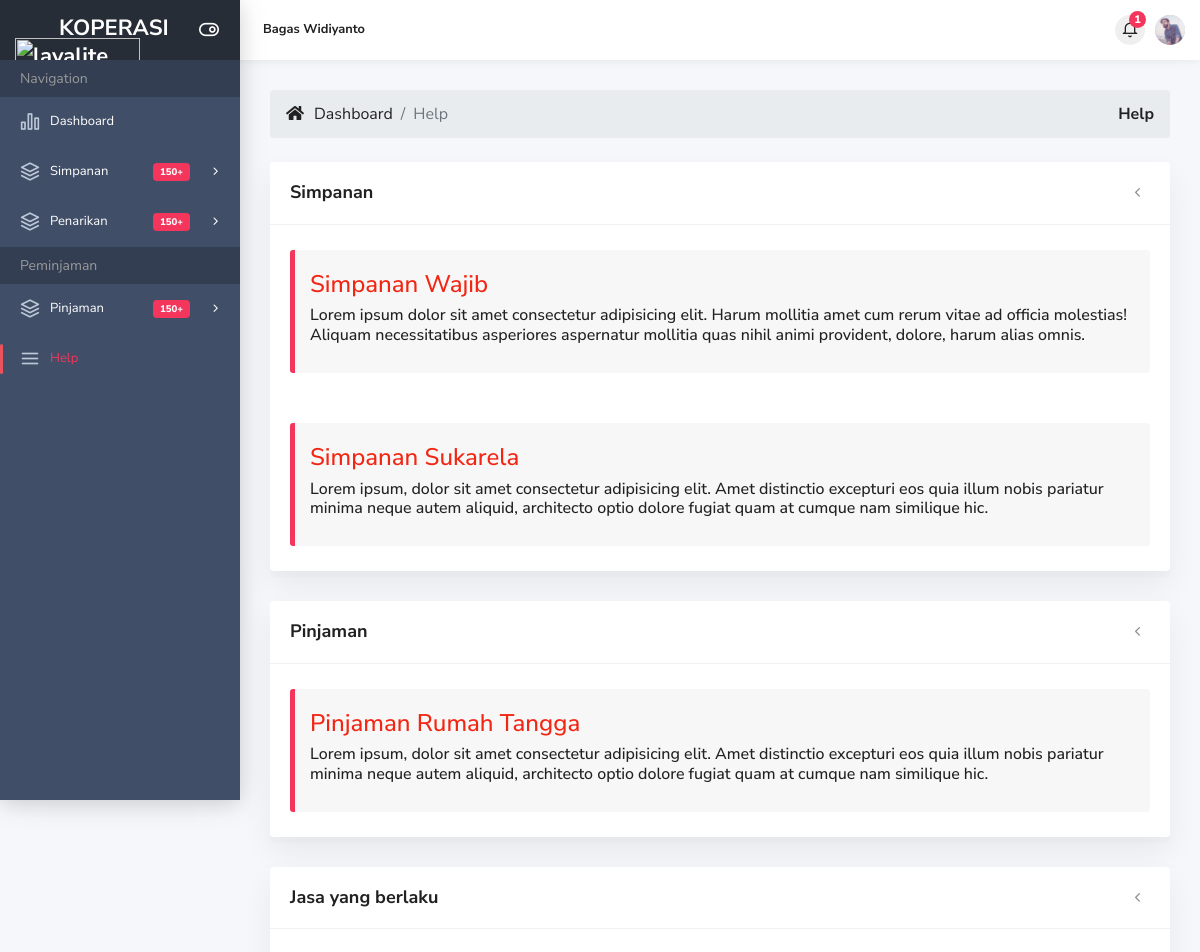
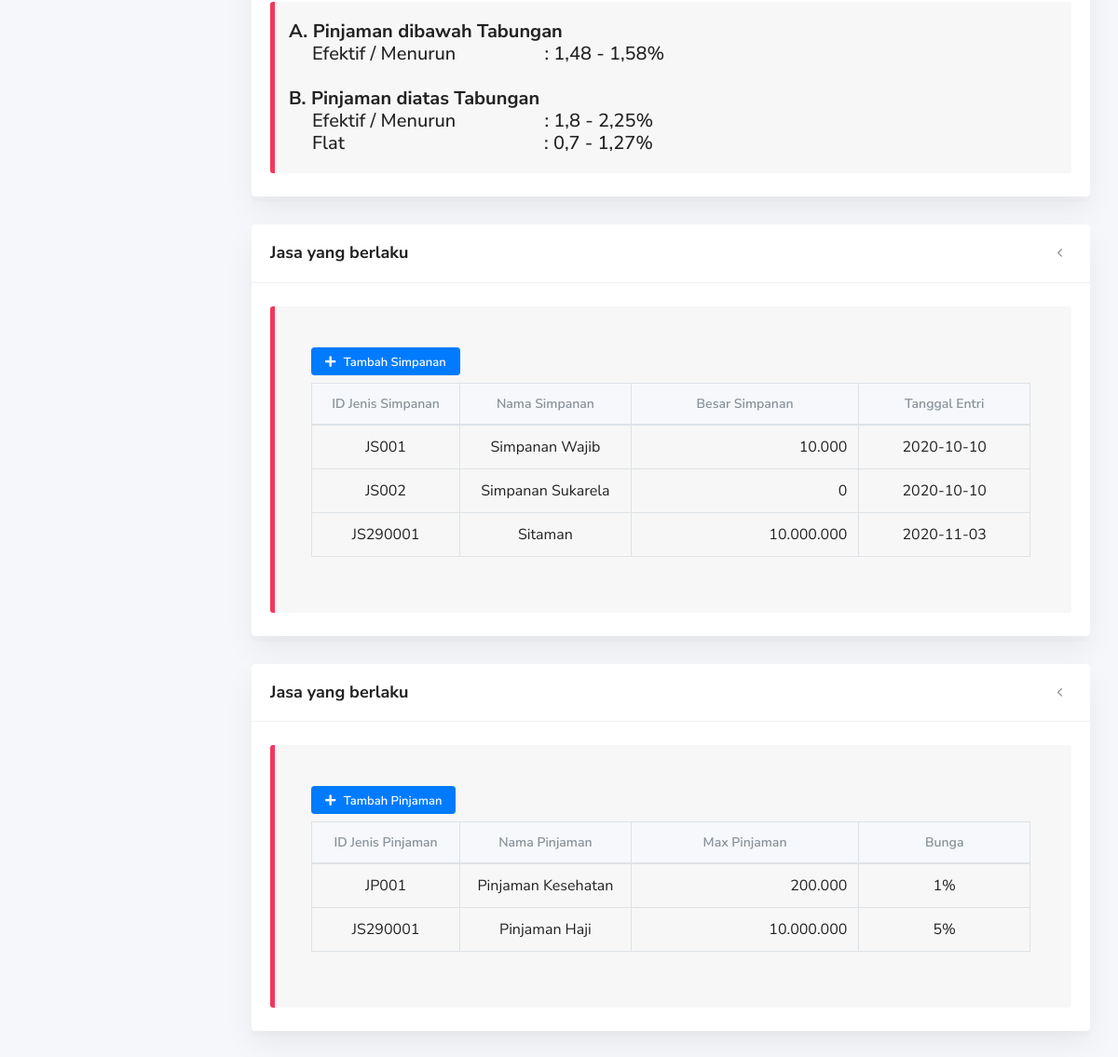
Screenshot of /help.php (signed in) with the database file from the repository (2 pictures, top to bottom).
### tables this page shows
CREATE TABLE `konfigurasi` (
  `ID_Konfigurasi` int(11) NOT NULL,
  `Nama_Konfigurasi` varchar(50) NOT NULL,
  `Isi_Konfigurasi` longtext NOT NULL,
  `Jenis_Konfigurasi` varchar(50) NOT NULL,
  `Tanggal_Ubah` varchar(50) NOT NULL
);

CREATE TABLE `jenis_simpanan` (
  `ID_Jenis_Simpanan` varchar(20) NOT NULL,
  `Nama_Simpanan` varchar(100) NOT NULL,
  `Besar_Simpanan` varchar(20) NOT NULL,
  `Tgl_Entri` varchar(20) NOT NULL
);

CREATE TABLE `jenis_pinjaman` (
  `ID_Jenis_Pinjaman` varchar(20) NOT NULL,
  `Nama_Pinjaman` varchar(100) NOT NULL,
  `Max_Pinjaman` varchar(20) NOT NULL,
  `Bunga` varchar(20) NOT NULL
);

### help.php (the view, shortened to what this page needs)
<?php include 'header.php'; ?>
<?php
function rupiah($angka)
{
    $hasil_rupiah = "" . number_format($angka, 0, '', '.');
    return $hasil_rupiah;
}
?>
<div class="main-content">
    <div class="container-fluid">
        <ol class="breadcrumb mb-4" style="font-size: 16px">
            <li><i class="fa fa-home" aria-hidden="true"></i></li>
            <li class="breadcrumb-item" style="margin-left: 10px"><a href="index.php">Dashboard</a></li>
            <li class="breadcrumb-item no-drop active">Help</li>
            <li class="ml-auto active font-weight-bold">Help</li>
        </ol>
        <div class="row">
            <div class="col-md-12">
                <div class="card task-board">
                    <div class="card-header">
                        <h3><strong>Simpanan</strong></h3>
                        <div class="card-header-right">
                            <ul class="list-unstyled card-option">
                                <li><i class="ik ik-chevron-left action-toggle" data-toggle="tooltip" data-placement="top" title="Geser"></i></li>
                            </ul>
                        </div>
                    </div>
                    <?php
                    $sql_s = mysqli_query($konek, "SELECT * FROM konfigurasi WHERE Jenis_Konfigurasi='Simpanan'");
                    while ($k_s  = mysqli_fetch_array($sql_s)) { ?>
                        <div class="card-body todo-task">
                            <div class="dd" data-plugin="nestable">
                                <ol class="dd-list">
                                    <li class="dd-item" data-id="1">
                                        <div class="dd-handle">
                                            <h4 class="text-red"><?= $k_s['Nama_Konfigurasi']; ?></h4>
                                            <h6><?= $k_s['Isi_Konfigurasi']; ?></h6>
                                        </div>
                                    </li>
                                </ol>
                            </div>
                        </div>
                    <?php } ?>
                </div>
            </div>
            <div class="col-md-12">
                <div class="card task-board">
                    <div class="card-header">
                        <h3><strong>Pinjaman</strong></h3>
                        <div class="card-header-right">
                            <ul class="list-unstyled card-option">
                                <li><i class="ik ik-chevron-left action-toggle" data-toggle="tooltip" data-placement="top" title="Geser"></i></li>
                            </ul>
                        </div>
                    </div>
                    <?php
                    $sql_s = mysqli_query($konek, "SELECT * FROM konfigurasi WHERE Jenis_Konfigurasi='Pinjaman'");
                    while ($k_p  = mysqli_fetch_array($sql_s)) { ?>
                        <div class="card-body todo-task">
                            <div class="dd" data-plugin="nestable">
                                <ol class="dd-list">
                                    <li class="dd-item" data-id="1">
                                        <div class="dd-handle">
                                            <h4 class="text-red"><?= $k_p['Nama_Konfigurasi']; ?></h4>
                                            <h6><?= $k_p['Isi_Konfigurasi']; ?></h6>
                                        </div>
                                    </li>
                                </ol>
                            </div>
                        </div>
                    <?php } ?>
                </div>
            </div>
            <div class="col-md-12">
                <div class="card task-board">
                    <div class="card-header">
                        <h3><strong>Jasa yang berlaku</strong></h3>
                        <div class="card-header-right">
                            <ul class="list-unstyled card-option">
                                <li><i class="ik ik-chevron-left action-toggle" data-toggle="tooltip" data-placement="top" title="Geser"></i></li>
                            </ul>
                        </div>
                    </div>
                    <div class="card-body todo-task">
                        <div class="dd" data-plugin="nestable">
                            <ol class="dd-list">
                                <li class="dd-item" data-id="1">
                                    <div class="dd-handle h5">
                                        <span><strong>A. Pinjaman dibawah Tabungan</strong></span> <br>
                                        <span style="margin-left: 25px">Efektif / Menurun
                                            <span style="margin-left: 90px">: 1,48 - 1,58%</span>
                                        </span><br><br>
                                        <span><strong>B. Pinjaman diatas Tabungan</strong></span> <br>
                                        <span style="margin-left: 25px">Efektif / Menurun
                                            <span style="margin-left: 90px">: 1,8 - 2,25%</span>
                                        </span><br>
                                        <span style="margin-left: 25px">Flat
                                            <span style="margin-left: 209px">: 0,7 - 1,27%</span>
                                        </span>
                                    </div>
                                </li>
                            </ol>
                        </div>
                    </div>
                </div>
            </div>
            <div class="col-md-12">
                <div class="card task-board">
                    <div class="card-header">
                        <h3><strong>Jasa yang berlaku</strong></h3>
                        <div class="card-header-right">
                            <ul class="list-unstyled card-option">
                                <li><i class="ik ik-chevron-left action-toggle" data-toggle="tooltip" data-placement="top" title="Geser"></i></li>
                            </ul>
                        </div>
                    </div>
                    <div class="card-body todo-task">
                        <div class="dd" data-plugin="nestable">
                            <div class="dd-handle h5">
                                <div class="dt-responsive p-4">
                                    <table class="table table-bordered display nowrap fixed" style="font-size: 16px;">
                                        <a href="tambah_jenis_simpanan.php" class="mb-2 btn btn-primary btn-sm"><i class="fa fa-plus" aria-hidden="true"></i> Tambah Simpanan</a>
                                        <col width="130px">
                                        <col width="150px">
                                        <col width="130px">
                                        <col width="150px">
                                        <thead>
                                            <tr align="center">
                                                <th>ID Jenis Simpanan</th>
                                                <th>Nama Simpanan</th>
                                                <th>Besar Simpanan</th>
                                                <th>Tanggal Entri</th>
                                            </tr>
                                        </thead>
                                        <tbody>
                                            <?php
                                            $sql = mysqli_query($konek, "SELECT * FROM jenis_simpanan ORDER BY ID_Jenis_Simpanan ASC");
                                            while ($s = mysqli_fetch_array($sql)) {
                                            ?>
                                                <tr>
                                                    <td align="center"><?= $s["ID_Jenis_Simpanan"]; ?></td>
                                                    <td align="center"><?= $s["Nama_Simpanan"]; ?></td>
                                                    <td width="200px" align="right"><?= rupiah($s["Besar_Simpanan"]); ?></td>
                                                    <td align="center"><?= $s["Tgl_Entri"]; ?></td>
                                                </tr>
                                            <?php
                                            }
                                            ?>
                                        </tbody>
                                    </table>
                                </div>
                            </div>
                        </div>
                    </div>
                </div>
            </div>
            <div class="col-md-12">
                <div class="card task-board">
                    <div class="card-header">
                        <h3><strong>Jasa yang berlaku</strong></h3>
                        <div class="card-header-right">
                            <ul class="list-unstyled card-option">
                                <li><i class="ik ik-chevron-left action-toggle" data-toggle="tooltip" data-placement="top" title="Geser"></i></li>
                            </ul>
                        </div>
                    </div>
                    <div class="card-body todo-task">
                        <div class="dd" data-plugin="nestable">
                            <div class="dd-handle h5">
                                <div class="dt-responsive p-4">
                                    <table class="table table-bordered display nowrap fixed" style="font-size: 16px;">
                                        <a href="tambah_jenis_pinjaman.php" class="mb-2 btn btn-primary btn-sm"><i class="fa fa-plus" aria-hidden="true"></i> Tambah Pinjaman</a>
                                        <col width="130px">
                                        <col width="150px">
                                        <col width="130px">
                                        <col width="150px">
                                        <thead>
                                            <tr align="center">
                                                <th>ID Jenis Pinjaman</th>
                                                <th>Nama Pinjaman</th>
                                                <th>Max Pinjaman</th>
                                                <th>Bunga</th>
                                            </tr>
                                        </thead>
                                        <tbody>
                                            <?php
                                            $sql = mysqli_query($konek, "SELECT * FROM jenis_pinjaman ORDER BY ID_Jenis_Pinjaman ASC");
                                            while ($p = mysqli_fetch_array($sql)) {
                                            ?>
                                                <tr>
                                                    <td align="center"><?= $p["ID_Jenis_Pinjaman"]; ?></td>
                                                    <td align="center"><?= $p["Nama_Pinjaman"]; ?></td>
                                                    <td width="200px" align="right"><?= rupiah($p["Max_Pinjaman"]); ?></td>
                                                    <td align="center"><?= $p["Bunga"]; ?>%</td>
                                                </tr>
                                            <?php
                                            }
                                            ?>
                                        </tbody>
                                    </table>
                                </div>
                            </div>
                        </div>
                    </div>
                </div>
            </div>
        </div>
    </div>
</div>
</div>
</div>
<?php include 'footer.php'; ?>

### rows the page displays
konfigurasi: Nama_Konfigurasi "Simpanan Wajib", Isi_Konfigurasi "Lorem ipsum dolor sit amet consectetur adipisicing elit. Harum mollitia amet cum rerum vitae ad officia molestias! Aliquam necessitatibus asperiores aspernatur mollitia quas nihil animi provident, dolore, harum alias omnis."
konfigurasi: Nama_Konfigurasi "Simpanan Sukarela", Isi_Konfigurasi "Lorem ipsum, dolor sit amet consectetur adipisicing elit. Amet distinctio excepturi eos quia illum nobis pariatur minima neque autem aliquid, architecto optio dolore fugiat quam at cumque nam similique hic."
konfigurasi: Nama_Konfigurasi "Pinjaman Rumah Tangga", Isi_Konfigurasi "Lorem ipsum, dolor sit amet consectetur adipisicing elit. Amet distinctio excepturi eos quia illum nobis pariatur minima neque autem aliquid, architecto optio dolore fugiat quam at cumque nam similique hic."
jenis_simpanan: ID_Jenis_Simpanan "JS001", Nama_Simpanan "Simpanan Wajib", Besar_Simpanan "10.000", Tgl_Entri "2020-10-10"
jenis_simpanan: ID_Jenis_Simpanan "JS002", Nama_Simpanan "Simpanan Sukarela", Besar_Simpanan "0", Tgl_Entri "2020-10-10"
jenis_simpanan: ID_Jenis_Simpanan "JS290001", Nama_Simpanan "Sitaman", Besar_Simpanan "10.000.000", Tgl_Entri "2020-11-03"
jenis_pinjaman: ID_Jenis_Pinjaman "JP001", Nama_Pinjaman "Pinjaman Kesehatan", Max_Pinjaman "200.000", Bunga "1"
jenis_pinjaman: ID_Jenis_Pinjaman "JS290001", Nama_Pinjaman "Pinjaman Haji", Max_Pinjaman "10.000.000", Bunga "5"

### other values shown
$_SESSION['Nama_Lengkap'] "Bagas Widiyanto"
